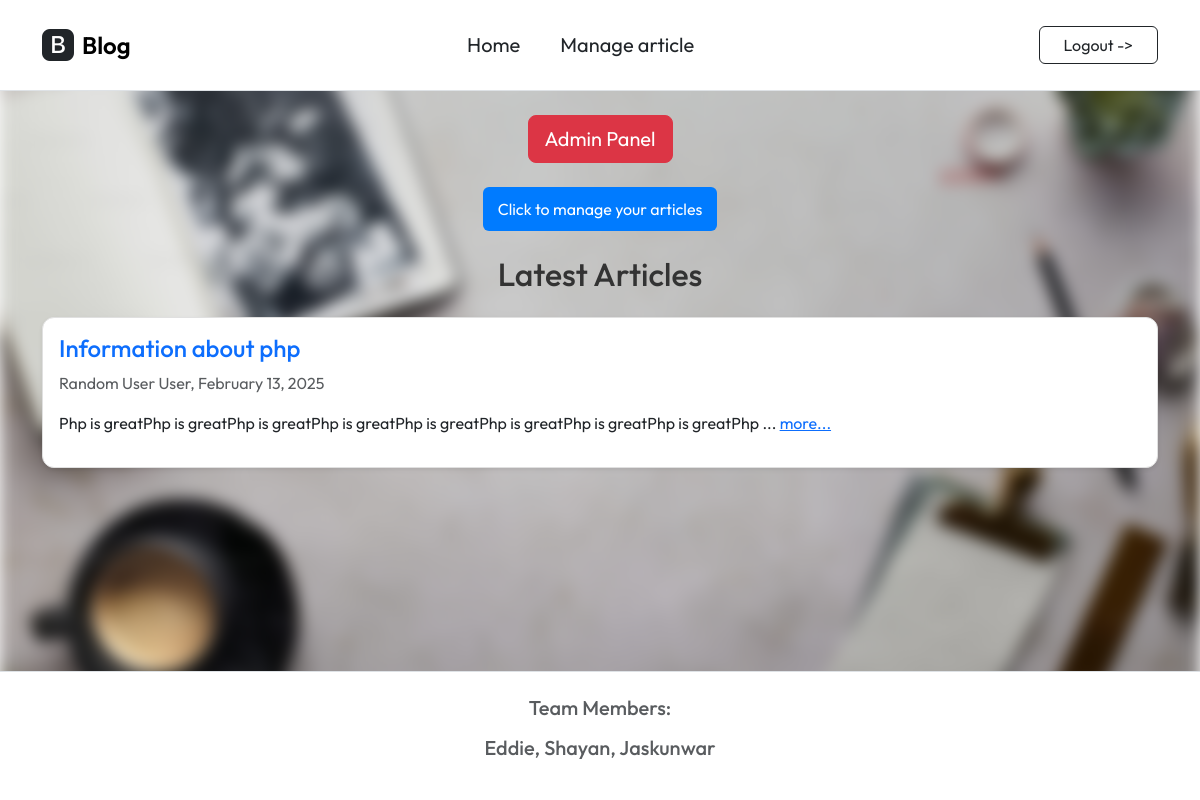
The app's page /home.php (signed in), older data.
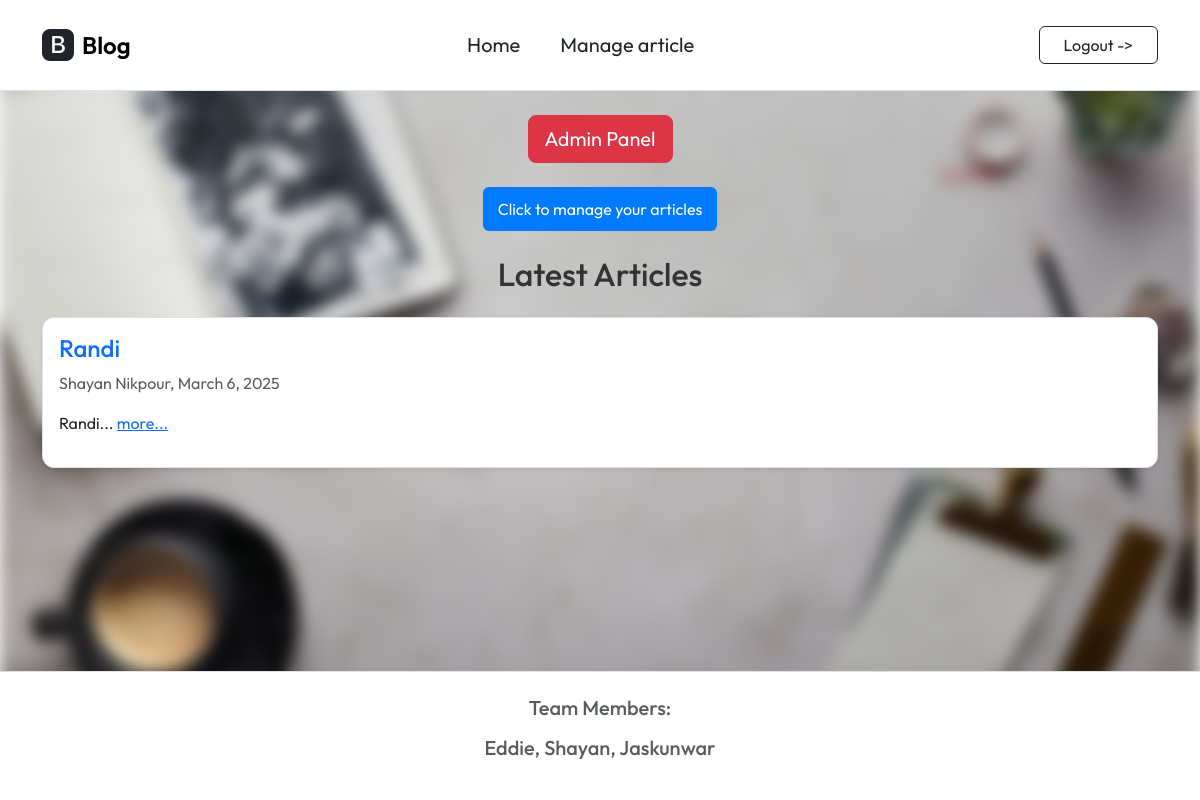
The same page, newer data.
### tables this page shows
CREATE TABLE Articles (
    ArticleId INTEGER PRIMARY KEY AUTOINCREMENT,
    ArticleTitle VARCHAR(80),
    ArticleBody VARCHAR(500),

    CreateDate DATE,
    StartDate DATE,
    EndDate DATE,

    ContributerUsername VARCHAR(80)
);

### home.php (the view, shortened to what this page needs)
<?php
$db = new SQLite3('info.db');
$current_date = date('Y-m-d');
$query = "SELECT Articles.*, Users.FirstName, Users.LastName
          FROM Articles
          JOIN Users ON Articles.ContributerUsername = Users.Username
          WHERE StartDate <= '$current_date' AND EndDate >= '$current_date'
          ORDER BY CreateDate DESC";
$results = $db->query($query);
?>
<?php include('./inc/inc_header.php'); ?>
<?php if (isset($_SESSION['role']) && $_SESSION['role'] == 'Admin') { ?>
    <div class="container mt-4">
        <div class="text-center">
            <a href="admin.php" class="btn btn-danger btn-lg">Admin Panel</a>
        </div>
    </div>
<?php } ?>
<div class="container mt-4">
    <div class="text-center">
        <a href="write.php" class="btn btn-primary btn-lg">Click to manage your articles</a>
    </div>
</div>
<div class="container mt-4">
    <h2 class="text-center mb-4">Latest Articles</h2>
    <?php while ($row = $results->fetchArray(SQLITE3_ASSOC)) { ?>
        <div class="card mb-3 p-3 shadow-sm">
            <h4 class="text-primary"><?= htmlspecialchars($row['ArticleTitle']) ?></h4>
            <p class="text-muted">
                <?= htmlspecialchars($row['FirstName'] . ' ' . $row['LastName']) ?>, <?= date("F j, Y", strtotime($row['CreateDate'])) ?>
            </p>
            <p>
                <span id="preview_<?= $row['ArticleId'] ?>">
                    <?= htmlspecialchars(substr($row['ArticleBody'], 0, 100)) ?>...
                </span>
                <a href="javascript:void(0);" class="text-primary" onclick="toggleArticle(<?= $row['ArticleId'] ?>)">
                    <span id="toggle_<?= $row['ArticleId'] ?>">more...</span>
                </a>
            </p>
        </div>
    <?php } ?>
</div>
<?php include('./inc/inc_footer.php'); ?>

### inc/inc_header.php (shortened to what this page needs)
<!DOCTYPE html>
<html lang="en">
<head>
    <link href="https://cdn.jsdelivr.net/npm/bootstrap@5.3.3/dist/css/bootstrap.min.css" rel="stylesheet">
    <link rel="stylesheet" href="https://cdn.jsdelivr.net/npm/bootstrap-icons@1.11.0/font/bootstrap-icons.css">
    <link rel="stylesheet" href="inc/style.css">
</head>
<body>
    <nav class="navbar navbar-expand-lg bg-white border-bottom py-3">
        <div class="container">
            <a class="navbar-brand d-flex align-items-center" href="home.php">
                <i class="bi bi-bootstrap-fill fs-2 text-dark me-2"></i>
                <span class="fs-4 fw-semibold">Blog</span>
            </a>
            <div class="collapse navbar-collapse" id="mainNav">
                <ul class="navbar-nav mx-auto gap-4">
                    <li class="nav-item">
                        <a class="nav-link text-dark fs-5" href="home.php">Home</a>
                    </li>
                    <?php if (isset($_SESSION['username'])) { ?>
                        <li class="nav-item">
                            <a class="nav-link text-dark fs-5" href="write.php">Manage article</a>
                        </li>
                    <?php } ?>
                </ul>
                <div class="d-flex ms-lg-4" id="nav-login">
                    <?php if (isset($_SESSION['username'])) { ?>
                        <a class="btn btn-outline-dark px-4" href="logout.php">
                            Logout ->
                        </a>
                    <?php } else { ?>
                        <a class="btn btn-outline-dark px-4" href="login.php">
                            Login ->
                        </a>
                    <?php } ?>
                </div>
            </div>
        </div>
    </nav>
</body>
</html>

### inc/inc_footer.php (shortened to what this page needs)
<body class="d-flex flex-column min-vh-100">
    <footer class="mt-auto bg-white border-top">
        <div class="container main-content">
            <div class="row py-4 justify-content-center align-items-center">
                <div class="col-md-4 mb-4 mb-md-0 text-center">
                    <h5 class="mb-3 text-body-secondary">Team Members:</h5>
                    <h5 class="mb-3 text-body-secondary">Eddie, Shayan, Jaskunwar</h5>
                </div>
            </div>
        </div>
    </footer>
</body>
</html>

### inc/style.css (style rules this page uses)
body { margin: 0; font-family: Arial, sans-serif; color: white; }
.card { background-color: white !important; border: 1px solid #e0e0e0; border-radius: 12px; box-shadow: 0 4px 10px rgba(0, 0, 0, 0.1); }
h2 { color: #333; margin-bottom: 1rem; }
.btn-primary { background: #007BFF; color: white; border: none; border-radius: 6px; font-size: 1rem; cursor: pointer; transition: 0.3s ease; padding: 10px 15px; display: inline-block; text-align: center; text-decoration: none; }

### inc/inc_header.php (style rules this page uses)
body { font-family: "Outfit", serif; font-optical-sizing: auto; font-style: normal; }
#nav-login .btn { font-family: "Outfit", sans-serif; font-weight: 500px; }

Row changes from the older to the newer data that the page shows:
no longer on this page (row edited): articles: ArticleTitle "Information about php", LastName "Random User User", CreateDate "February 13, 2025", ArticleBody "Php is greatPhp is greatPhp is greatPhp is greatPhp is greatPhp is greatPhp is greatPhp is greatPhp"
added articles: ArticleTitle "Randi", LastName "Shayan Nikpour", CreateDate "March 6, 2025", ArticleBody "Randi"
